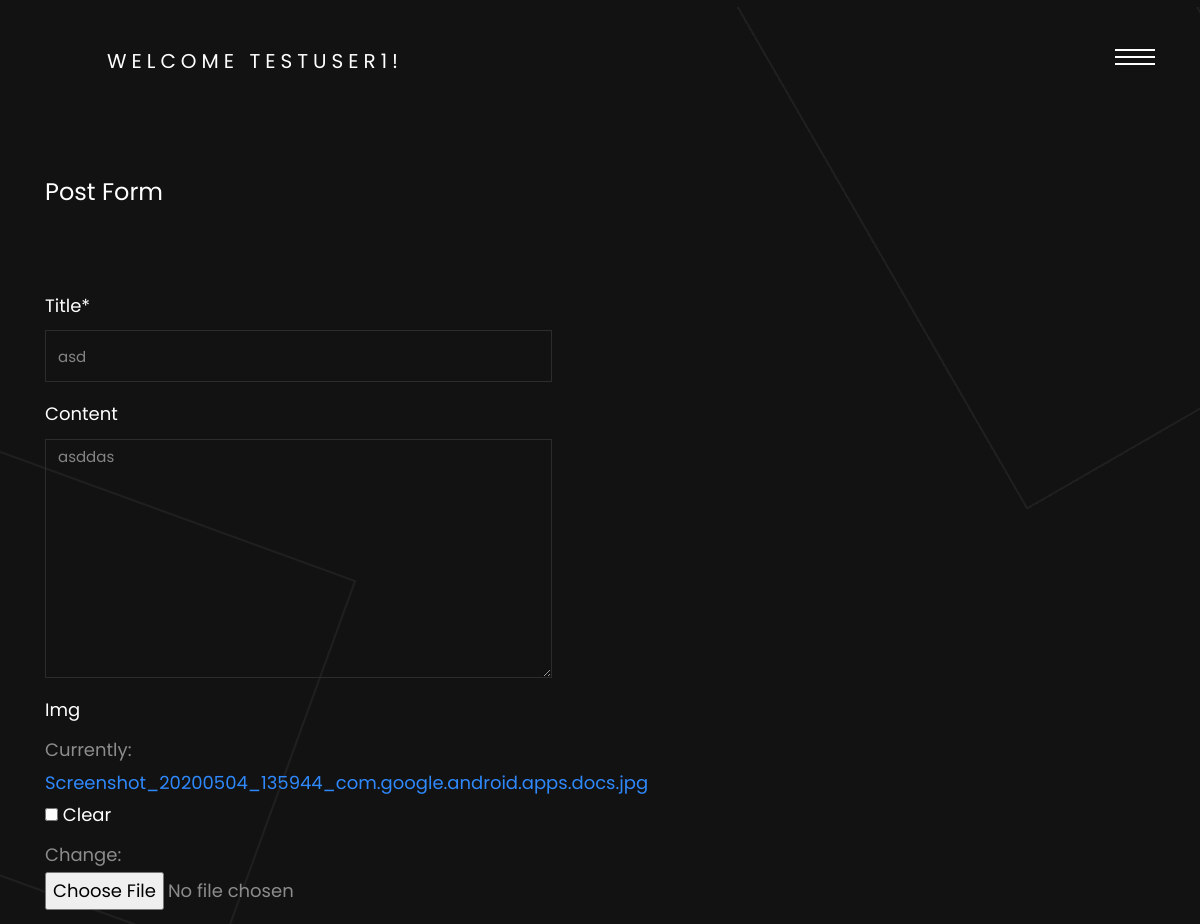
Page /blog/update_post/4/ (signed in, upper part) on the earlier database version.
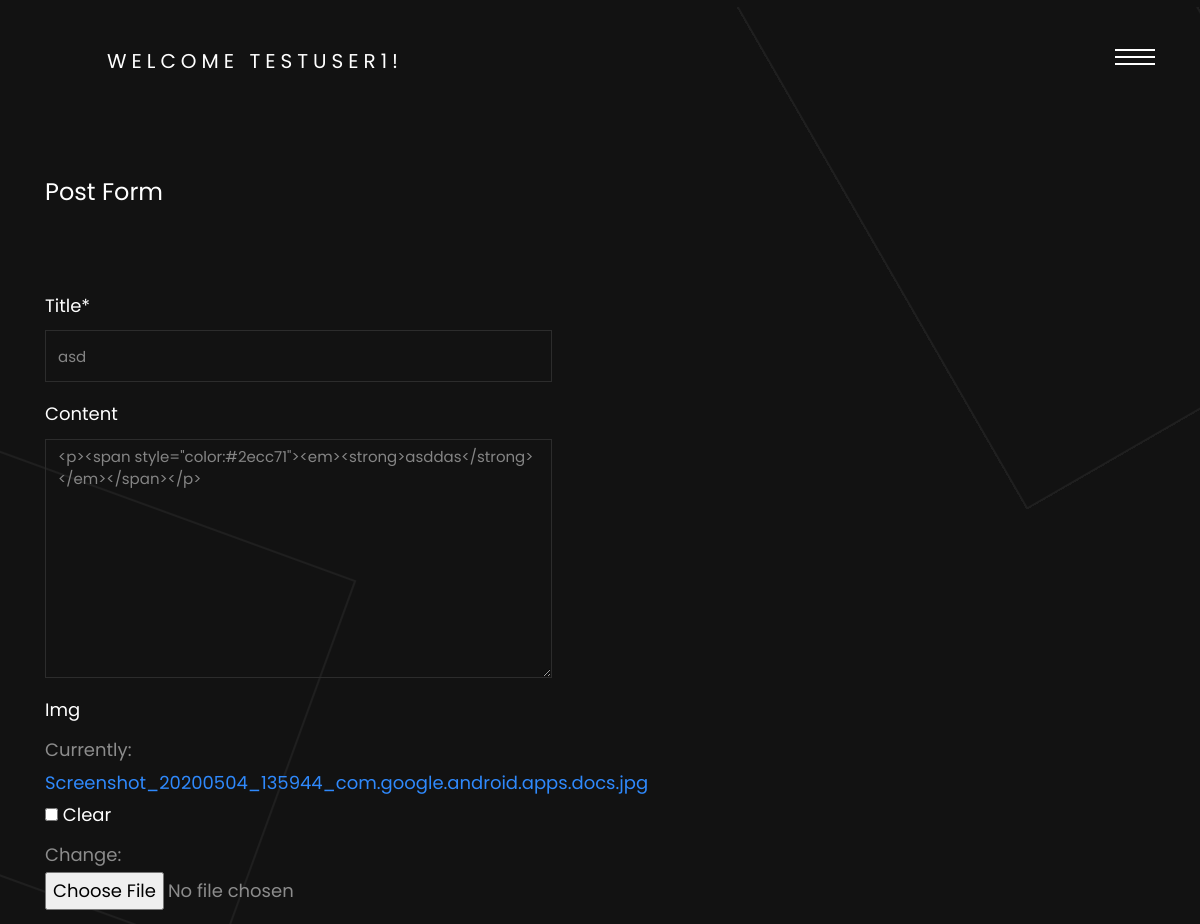
Same page on the later database version.
### blog/models.py (models this page shows, shortened)
class Post(models.Model):
	user = models.ForeignKey(User, on_delete=models.CASCADE, null=True)
	title = models.CharField(max_length=100, null=True)
	content = RichTextField(blank=True, null=True)
	img = models.ImageField(null=True, blank=True)
	date_created = models.DateTimeField(auto_now_add=True, null=True)
	tag = models.ManyToManyField(Tag)

### blog/views.py (the view)
# urls.py: path('update_post/<str:pk>/', views.update_post, name='update-post'),
@login_required(login_url='login-page')
def update_post(request, pk):
	post = Post.objects.get(id=pk)
	form = PostForm(instance=post)
	if request.method == "POST":
		form = PostForm(request.POST, request.FILES, instance=post)
		if form.is_valid():
			form.save()
		return redirect('blog-home')
	context = {'form': form}
	return render(request, 'blog/post_form.html', context)

### blog/forms.py
class PostForm(ModelForm):
	class Meta:
		model = Post
		fields = ['title', 'content', 'img', 'tag']

### blog/models.py (called while the page is built)
	def __str__(self):
		return self.name

### blog/templates/blog/post_form.html (shortened to what this page needs)
{% extends 'blog/base.html' %}
{% load static %}
{% load crispy_forms_tags %}
{% block content %}
  <div class="KW_progressContainer">
  </div>
  <div class="page">
    <div id="colorlib-page">
      <section class="ftco-section contact-section">
        <div class="container mt-5">
          <div class="row d-flex mb-5 contact-info">
            <div class="col-md-12 mb-4">
              <h2 class="h4">Post Form</h2>
            </div>
          </div>
          <div class="row block-9">
            <div class="col-md-6 pr-md-5">
              <form method="POST" action="" enctype="multipart/form-data">
                <div class="form-group">
                  {{form|crispy}}
                </div>
              </form>
            </div>
          </div>
        </div>
      </section>
 </div>
</div>
{% endblock content %}

Differences in the rows shown:
changed Post "asd": content "asddas" → "<p><span style=\"color:#2ecc71\"><em><strong>asddas</strong></em></span></p>"
